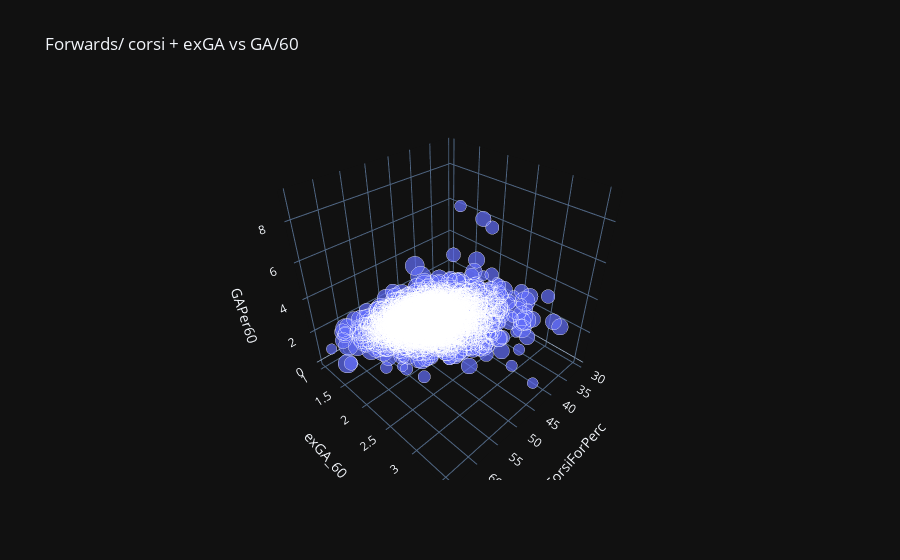

The code cell stored with this chart in its notebook:
### Code cell
fig = px.scatter_3d(forwards, x='CorsiForPerc', y='exGA_60', z='GAPer60', size='GP', opacity=0.7, title='Forwards/ corsi + exGA vs GA/60')
fig.show()

### Figure 1 — Plotly figure (JSON) as saved in the notebook; plotly's stock layout.template omitted (floating-point values rounded to 4 significant figures; data arrays with more than 128 entries replaced by an {"elided": "..."} marker saying what was removed)
{"data": [{"hovertemplate": "CorsiForPerc=%{x}<br>exGA_60=%{y}<br>GAPer60=%{z}<br>GP=%{marker.size}<extra></extra>", "legendgroup": "", "marker": {"color": "#636efa", "opacity": 0.7, "size": {"elided": "3919 int values"}, "sizemode": "area", "sizeref": 0.21, "symbol": "circle"}, "mode": "markers", "name": "", "scene": "scene", "showlegend": false, "x": {"elided": "3919 float values"}, "y": {"elided": "3919 float values"}, "z": {"elided": "3919 float values"}, "type": "scatter3d"}], "layout": {"scene": {"domain": {"x": [0.0, 1.0], "y": [0.0, 1.0]}, "xaxis": {"title": {"text": "CorsiForPerc"}}, "yaxis": {"title": {"text": "exGA_60"}}, "zaxis": {"title": {"text": "GAPer60"}}}, "legend": {"tracegroupgap": 0, "itemsizing": "constant"}, "title": {"text": "Forwards/ corsi + exGA vs GA/60"}}}
